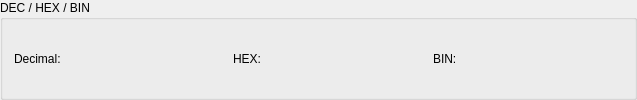
     <widget class="QGroupBox" name="grpDEC_HEX_BIN">
      <property name="sizePolicy">
       <sizepolicy hsizetype="Preferred" vsizetype="Fixed">
        <horstretch>0</horstretch>
        <verstretch>0</verstretch>
       </sizepolicy>
      </property>
      <property name="maximumSize">
       <size>
        <width>766</width>
        <height>16777215</height>
       </size>
      </property>
      <property name="title">
       <string>DEC / HEX / BIN</string>
      </property>
      <layout class="QGridLayout" name="gridLayout_2" columnstretch="0,0,1">
       <item row="0" column="0">
        <layout class="QHBoxLayout" name="horizontalLayout">
         <item>
          <widget class="QLabel" name="label">
           <property name="sizePolicy">
            <sizepolicy hsizetype="Fixed" vsizetype="Preferred">
             <horstretch>0</horstretch>
             <verstretch>0</verstretch>
            </sizepolicy>
           </property>
           <property name="text">
            <string>Decimal:</string>
           </property>
          </widget>
         </item>
         <item>
          <widget class="BMQSpinBox" name="spnDecimal" native="true">
           <property name="minimumSize">
            <size>
             <width>160</width>
             <height>0</height>
            </size>
           </property>
          </widget>
         </item>
        </layout>
       </item>
       <item row="0" column="1">
        <layout class="QHBoxLayout" name="horizontalLayout_2">
         <item>
          <widget class="QLabel" name="label_2">
           <property name="sizePolicy">
            <sizepolicy hsizetype="Fixed" vsizetype="Preferred">
             <horstretch>0</horstretch>
             <verstretch>0</verstretch>
            </sizepolicy>
           </property>
           <property name="text">
            <string>HEX:</string>
           </property>
          </widget>
         </item>
         <item>
          <widget class="BMQSpinBox" name="spnHexadecimal" native="true">
           <property name="minimumSize">
            <size>
             <width>160</width>
             <height>0</height>
            </size>
           </property>
          </widget>
         </item>
        </layout>
       </item>
       <item row="0" column="2">
        <layout class="QHBoxLayout" name="horizontalLayout_3">
         <item>
          <widget class="QLabel" name="label_3">
           <property name="sizePolicy">
            <sizepolicy hsizetype="Fixed" vsizetype="Preferred">
             <horstretch>0</horstretch>
             <verstretch>0</verstretch>
            </sizepolicy>
           </property>
           <property name="text">
            <string>BIN:</string>
           </property>
          </widget>
         </item>
         <item>
          <widget class="BMQSpinBox" name="spnBinary" native="true">
           <property name="minimumSize">
            <size>
             <width>160</width>
             <height>0</height>
            </size>
           </property>
          </widget>
         </item>
        </layout>
       </item>
      </layout>
     </widget>
